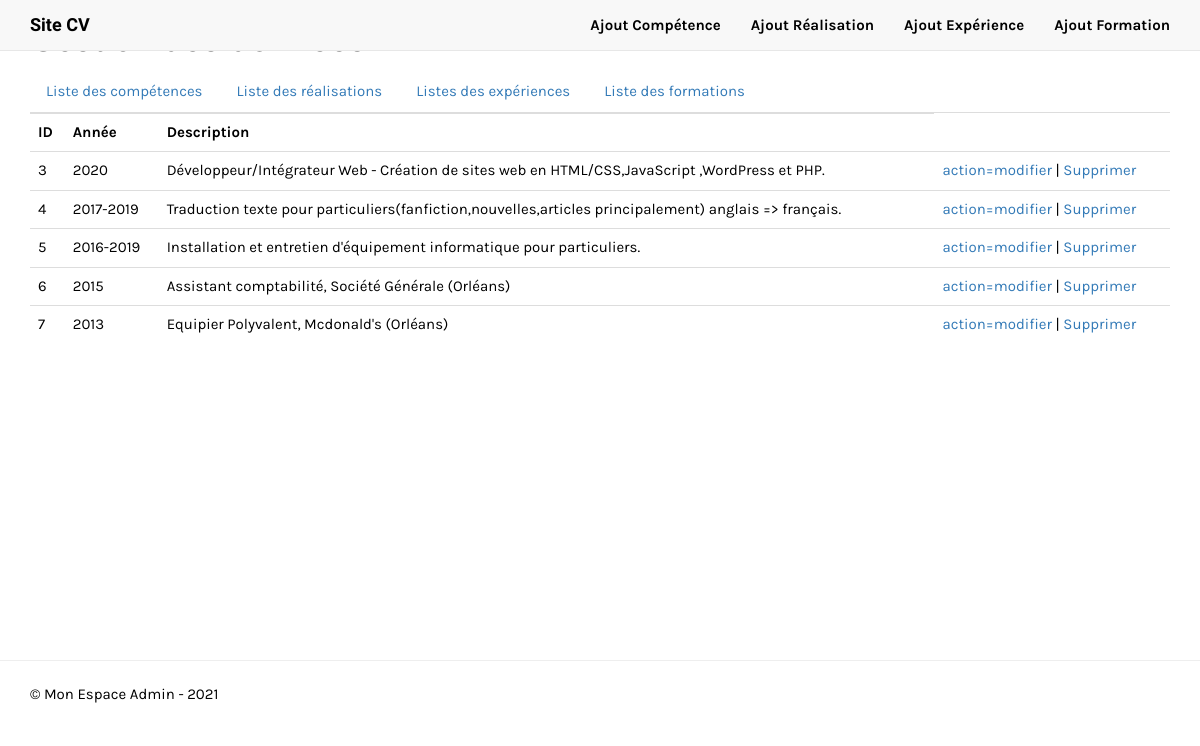
/admin/listeExperiences.php, run on the app's committed database.
### tables this page shows
CREATE TABLE `experiences` (
  `id_experience` int(11) NOT NULL,
  `annee_exp` varchar(15) NOT NULL,
  `desc_exp` varchar(150) NOT NULL
);

### inc/functions.php (called while the page is built, shortened)
<?php
function executeRequete($requete, $param = array()){
        global $pdo;
        $resultat = $pdo->prepare($requete);
        $success = $resultat->execute($param);
        if ($success){
            return $resultat;
        } else {
            return false;
        }
}

### inc/init.php (called while the page is built, shortened)
<?php
$pdo = new PDO('mysql:host=localhost;dbname=site_cv',
'root',
'',
array(
    PDO::ATTR_ERRMODE => PDO ::ERRMODE_WARNING,
    PDO::MYSQL_ATTR_INIT_COMMAND => 'SET NAMES utf8'
));
$contenu = '';
require_once 'functions.php';
?>

### admin/listeExperiences.php (the view, shortened to what this page needs)
<?php
require_once '../inc/init.php';
$resultat = executeRequete("SELECT * FROM experiences");
$contenu .= '<table class="table">';
    $contenu .= '<tr>';
        $contenu .= '<th>ID</th>';
        $contenu .= '<th>Année</th>';
        $contenu .= '<th>Description</th>';
    $contenu .= '</tr>';
while($experiences = $resultat->fetch(PDO::FETCH_ASSOC)){
    $contenu .= '<tr>';
    foreach($experiences as $indice => $information) {
        $contenu .= '<td>' . $information . '</td>';
    }
    $contenu .= '<td>
            <a href="formExperience.php?id_experience=' . $experiences['id_experience'] . '">action=modifier</a>
             | <a href="?id_experience=' . $experiences['id_experience'] . '"onclick="return confirm(\'Etes-vous certain de vouloir supprimer cette donnée ?\');">Supprimer </a>
                </td>';
 $contenu .= '</tr>';
}
$contenu .= '</table>';
require_once '../inc/headerAdmin.php';
?>
 <h1 class="mt-4">Gestion des données</h1>
    <ul class="nav nav-tabs">
        <li class="nav-link"><a href="listeCompetences.php">Liste des compétences</a></li>
        <li class="nav-link"><a href="listeRealisations.php">Liste des réalisations</a></li>
        <li class="nav-link"><a href="listeExperiences.php">Listes des expériences</a></li>
        <li class="nav-link"><a href="listeFormations.php">Liste des formations</a></li>
    </ul>
<?php
echo $contenu;
require_once '../inc/footerAdmin.php';
?>

### assets/css/style.css (style rules this page uses)
body { font: 400 15px 'Karla', sans-serif; line-height: 1.8; color: #000; }
h1,h2,h3,h4,h5 { font-family: 'Goldman', cursive; color:#000; }
* { margin: 0; padding: 0; }

### data on the page
experiences: id_experience "3", annee_exp "2020", desc_exp "Développeur/Intégrateur Web - Création de sites web en HTML/CSS,JavaScript ,WordPress et PHP."
experiences: id_experience "4", annee_exp "2017-2019", desc_exp "Traduction texte pour particuliers(fanfiction,nouvelles,articles principalement) anglais => français."
experiences: id_experience "5", annee_exp "2016-2019", desc_exp "Installation et entretien d'équipement informatique pour particuliers."
experiences: id_experience "6", annee_exp "2015", desc_exp "Assistant comptabilité, Société Générale (Orléans)"
experiences: id_experience "7", annee_exp "2013", desc_exp "Equipier Polyvalent, Mcdonald's (Orléans)"
